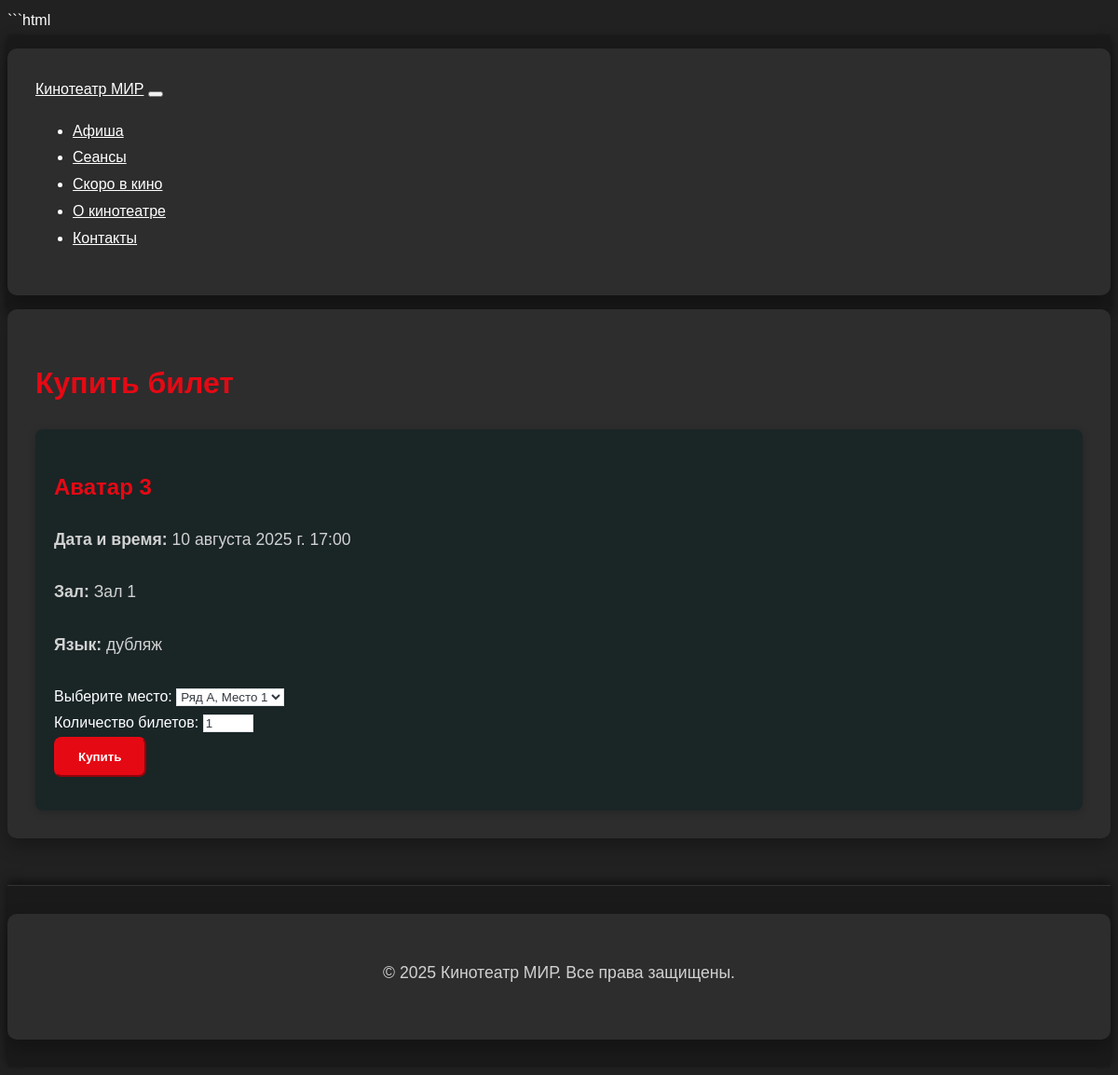
Screenshot of /buy-ticket/1/ with the database file from the repository.
### cinema_sessions/models.py (models this page shows, shortened)
class Session(models.Model):
    movie = models.ForeignKey(Movie, on_delete=models.CASCADE)
    hall = models.CharField(max_length=50, default="Зал 1")
    date_time = models.DateTimeField()
    language = models.CharField(max_length=50, choices=[
        ('original', 'Оригинал'),
        ('dubbed', 'Дублированный'),
    ])

### movies/models.py (models this page shows, shortened)
class Movie(models.Model):
    title = models.CharField(max_length=200, verbose_name="Название")
    poster = models.ImageField(upload_to='posters/', verbose_name="Постер")
    description = models.TextField(verbose_name="Описание")
    genre = models.CharField(max_length=100, verbose_name="Жанр")
    duration = models.IntegerField(verbose_name="Продолжительность (минуты)")
    age_rating = models.CharField(max_length=10, verbose_name="Возрастной рейтинг")
    is_coming_soon = models.BooleanField(default=False, verbose_name="Скоро в кино")
    release_date = models.DateField(null=True, blank=True, verbose_name="Дата выхода")
    trailer_url = models.URLField(null=True, blank=True, verbose_name="Ссылка на трейлер")

### movies/views.py (the view)
# urls.py: path('buy-ticket/<int:session_id>/', views.buy_ticket, name='buy-ticket'),
def buy_ticket(request, session_id):
    session = get_object_or_404(Session, id=session_id)
    return render(request, 'buy_ticket.html', {'session': session})

### templates/buy_ticket.html (shortened to what this page needs)
{% extends 'base.html' %}
{% block content %}
<div class="container">
    <h1 class="mt-4">Купить билет</h1>
    <div class="content-block">
        <h2>{{ session.movie.title }}</h2>
        <p><strong>Дата и время:</strong> {{ session.date_time }}</p>
        <p><strong>Зал:</strong> {{ session.hall }}</p>
        <p><strong>Язык:</strong> {{ session.language }}</p>
        <form method="POST">
            <div class="form-group">
                <label for="seat">Выберите место:</label>
                <select class="form-control" id="seat" name="seat" required>
                    <option value="A1">Ряд A, Место 1</option>
                </select>
            </div>
            <div class="form-group">
                <label for="quantity">Количество билетов:</label>
                <input type="number" class="form-control" id="quantity" name="quantity" min="1" max="10" value="1" required>
            </div>
            <button type="submit" class="btn btn-primary">Купить</button>
        </form>
    </div>
</div>
{% endblock %}

### static/css/style.css (style rules this page uses)
body { background-color: #f8f9fa; }
body { font-family: Arial, sans-serif; }
body { font-family: 'Arial', sans-serif; background-color: #1a1a1a; color: #ffffff; line-height: 1.6; }
.container { max-width: 1200px; margin: 0 auto; padding: 20px; }
h1, h2, h3, h4, h5, h6 { color: #ffffff; font-weight: bold; }
.btn-primary { background-color: #007bff; border-color: #007bff; border-radius: 5px; padding: 10px 20px; font-weight: 500; }
.form-control { background-color: #2c2c2c; color: #ffffff; border: 1px solid #444444; }
body { font-family: 'Arial', sans-serif; background-color: #1a1a1a; color: #ffffff; line-height: 1.6; overflow-x: hidden; }
.container { max-width: 1200px; margin: 0 auto; padding: 20px; animation: fadeIn 1s ease-in; }
h1, h2, h3, h4, h5, h6 { color: #ffffff; font-weight: bold; animation: fadeIn 1s ease-in; }
.btn-primary { background-color: #007bff; border-color: #007bff; border-radius: 5px; padding: 10px 20px; font-weight: 500; transition: background-color 0.3s ease, transform 0.3s ease; }
.form-control { background-color: #2c2c2c; color: #ffffff; border: 1px solid #444444; transition: border-color 0.3s ease; }
html { scroll-behavior: smooth; }
body { font-family: 'Arial', sans-serif; background-color: #f8f9fa; color: #343a40; line-height: 1.6; overflow-x: hidden; }
h1, h2, h3, h4, h5, h6 { color: #343a40; font-weight: bold; animation: fadeIn 1s ease-in; }
.form-control { background-color: #ffffff; color: #343a40; border: 1px solid #dee2e6; transition: border-color 0.3s ease; }
body { font-family: 'Poppins', sans-serif; background: #212121; color: #ffffff; line-height: 1.8; overflow-x: hidden; }
.container { max-width: 1200px; margin: 0 auto; padding: 30px; background: #2d2d2d; border-radius: 10px; box-shadow: 0 8px 20px rgba(0, 0, 0, 0.3); animation: fadeIn 1s ease-in; }
h1, h2, h3, h4, h5, h6 { font-family: 'Poppins', sans-serif; color: #e50914; font-weight: 600; margin-bottom: 20px; animation: slideIn 1s ease-in; }
p { font-size: 1.1rem; color: #d1d1d1; margin-bottom: 25px; }
.btn-primary, .btn-outline-primary { background: #e50914; border-color: #e50914; color: #ffffff; border-radius: 8px; padding: 12px 24px; font-family: 'Poppins', sans-serif; font-weight: 600; transition: background-color 0.3s ease, transform 0.3s ease; }
.content-block { background: #1a2526; padding: 20px; border-radius: 8px; box-shadow: 0 2px 8px rgba(0, 0, 0, 0.2); }

### rows the page displays
Session: movie "Аватар 3", date_time "10 августа 2025 г. 17:00", hall "Зал 1", language "дубляж"
